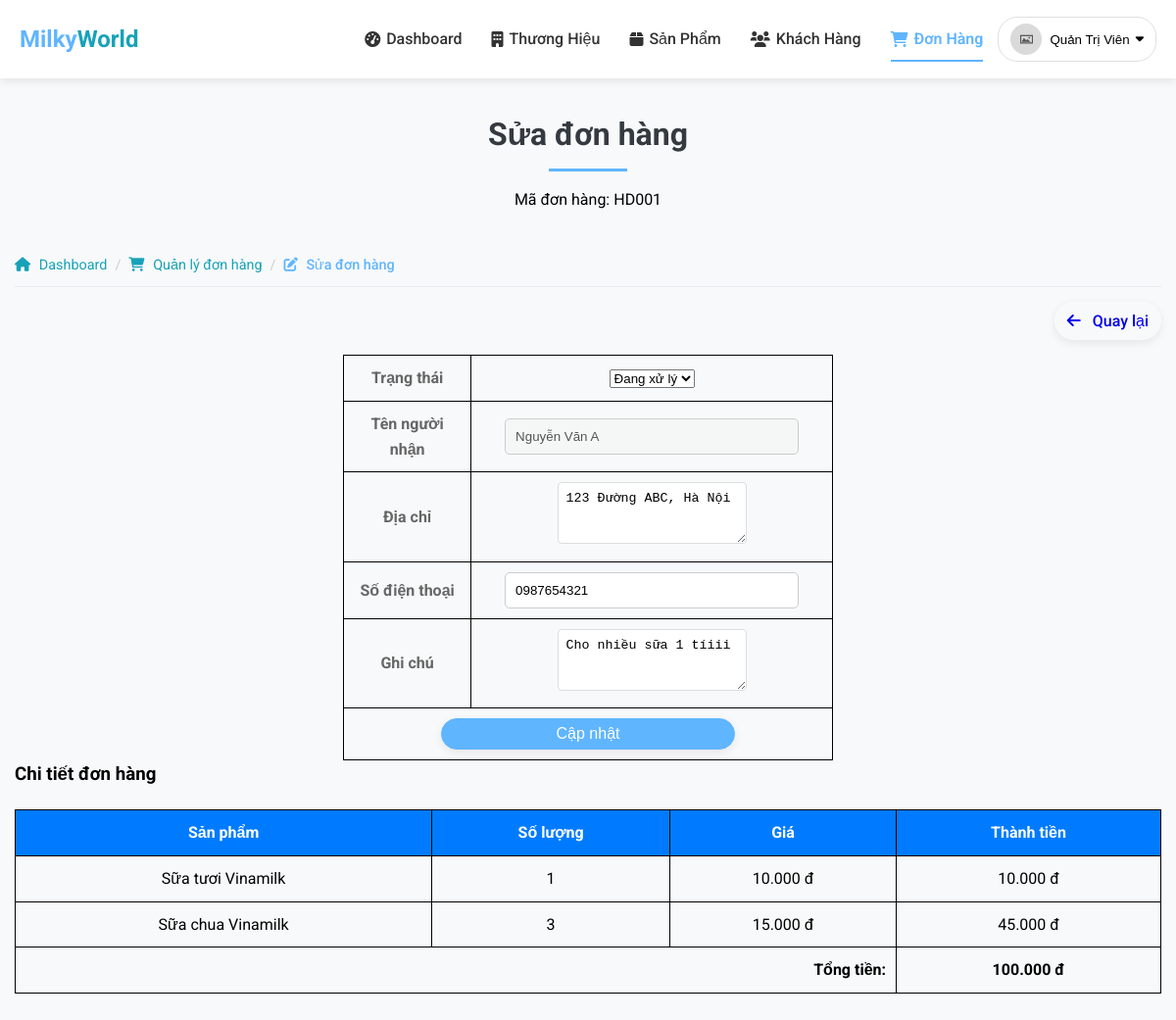
Page /admin/orders/edit.php?id=HD001 (signed in) on the earlier database version.
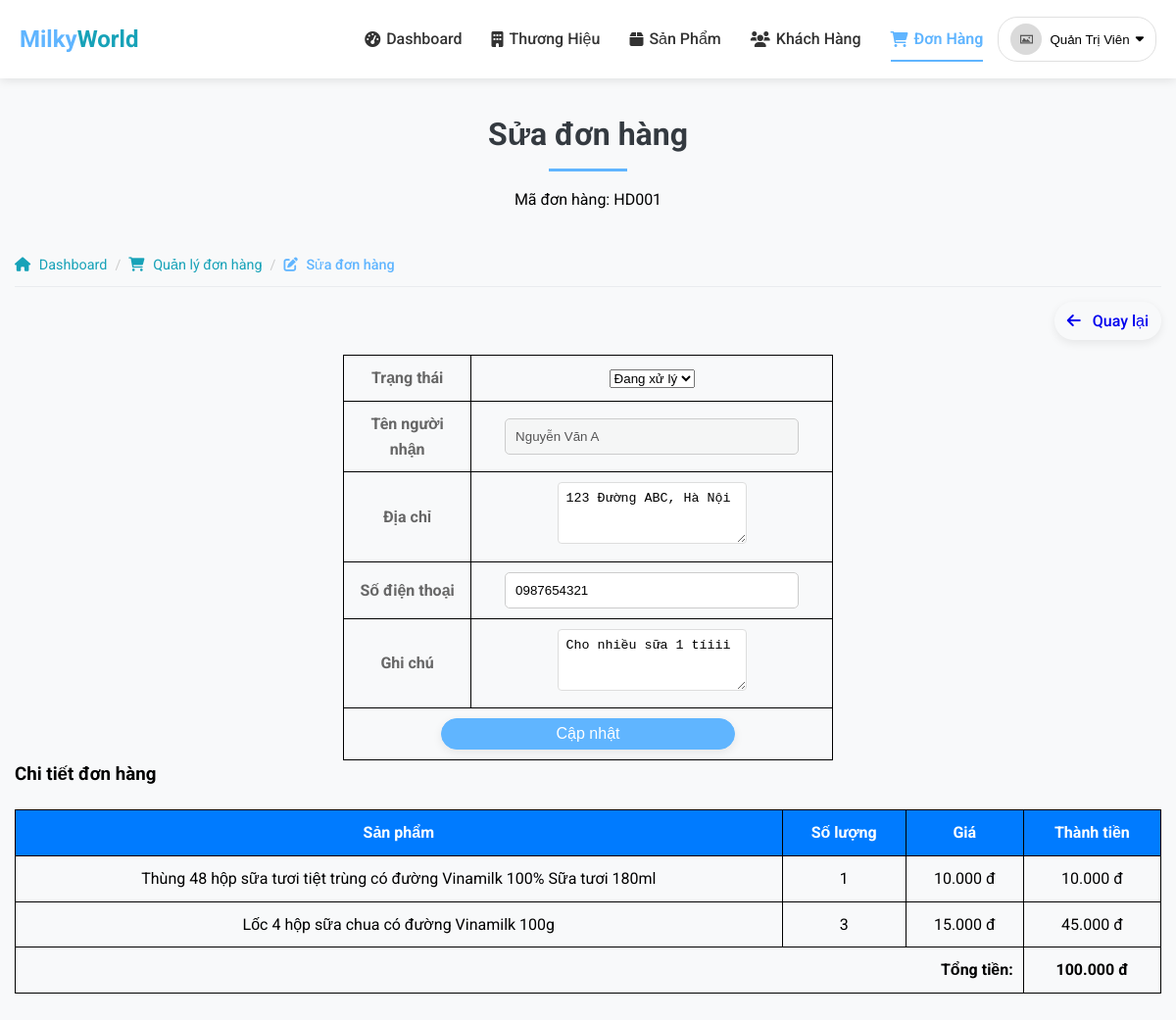
Same page on the later database version.
### tables this page shows
CREATE TABLE IF NOT EXISTS ChiTietHoaDon (
    MaHD varchar(10) NOT NULL,
    MaSP varchar(10) NOT NULL,
    SoLuong int(11) NOT NULL,
    Gia decimal(10,2) NOT NULL,
    NgayTao datetime DEFAULT CURRENT_TIMESTAMP,
    NgayCapNhat datetime DEFAULT CURRENT_TIMESTAMP ON UPDATE CURRENT_TIMESTAMP,
    PRIMARY KEY (MaHD, MaSP),
    FOREIGN KEY (MaHD) REFERENCES HoaDon(MaHD) ON DELETE CASCADE,
    FOREIGN KEY (MaSP) REFERENCES SanPham(MaSP) ON DELETE CASCADE
);

CREATE TABLE IF NOT EXISTS SanPham (
    MaSP varchar(10) NOT NULL,
    MaDM varchar(10) NOT NULL,
    MaTH varchar(10) NOT NULL,
    TenSP varchar(255) NOT NULL,
    MoTa text,
    Gia decimal(10,2) NOT NULL,
    TrongLuong int,
    DonVi enum('g', 'ml') DEFAULT 'g',
    HinhAnh varchar(255),
    SoLuong int(11) NOT NULL DEFAULT 0,
    TrangThai enum('con_hang', 'het_hang') NOT NULL DEFAULT 'con_hang',
    NgayTao datetime DEFAULT CURRENT_TIMESTAMP,
    NgayCapNhat datetime DEFAULT CURRENT_TIMESTAMP ON UPDATE CURRENT_TIMESTAMP,
    PRIMARY KEY (MaSP),
    FOREIGN KEY (MaDM) REFERENCES DanhMuc(MaDM) ON DELETE CASCADE,
    FOREIGN KEY (MaTH) REFERENCES ThuongHieu(MaTH) ON DELETE CASCADE
);

### admin/orders/edit.php (the view, shortened to what this page needs)
<?php
require_once("../../layouts/admin/header.php");
$maHD = $_GET['id'];
$sql = "SELECT * FROM hoadon WHERE MaHD = '$maHD'";
$kq = mysqli_query($conn, $sql);
$hoaDon = mysqli_fetch_assoc($kq);
$sqlChiTiet = "SELECT cthd.*, sp.TenSP
               FROM chitiethoadon cthd
               JOIN sanpham sp ON cthd.MaSP = sp.MaSP
               WHERE cthd.MaHD = '$maHD'";
$kqChiTiet = mysqli_query($conn, $sqlChiTiet);
?>
<div class="section-heading">
    <h2>Sửa đơn hàng</h2>
    <p>Mã đơn hàng: <?php echo $maHD; ?></p>
</div>
<div class="container">
    <div class="breadcrumb-container fade-in">
        <ul class="breadcrumb">
            <li><a href="../index.php"><i class="fas fa-home"></i> Dashboard</a></li>
            <li><a href="index.php"><i class="fas fa-shopping-cart"></i> Quản lý đơn hàng</a></li>
            <li class="active"><i class="fas fa-edit"></i> Sửa đơn hàng</li>
        </ul>
    </div>
    <div class="table-header">
        <a href="index.php" class="btn btn-secondary"><i class="fas fa-arrow-left"></i> Quay lại</a>
    </div>
    <form method="post">
        <table class="table-form fade-in">
            <tr>
                <td><label for="sltTrangThai">Trạng thái</label></td>
                <td>
                    <select name="sltTrangThai" id="sltTrangThai">
                        <option value="dang_xu_ly" <?php echo ($hoaDon['TrangThai'] == 'dang_xu_ly') ? 'selected' : ''; ?>>Đang xử lý</option>
                    </select>
                </td>
            </tr>
            <tr>
                <td><label for="txtTenNguoiNhan">Tên người nhận</label></td>
                <td>
                    <input type="text" id="txtTenNguoiNhan" name="txtTenNguoiNhan" value="<?php echo $hoaDon['TenNguoiNhan']; ?>" disabled>
                </td>
            </tr>
            <tr>
                <td><label for="txtDiaChi">Địa chỉ</label></td>
                <td>
                    <textarea id="txtDiaChi" name="txtDiaChi" rows="3"><?php echo $hoaDon['DiaChi']; ?></textarea>
                </td>
            </tr>
            <tr>
                <td><label for="txtSoDienThoai">Số điện thoại</label></td>
                <td>
                    <input type="text" id="txtSoDienThoai" name="txtSoDienThoai" value="<?php echo $hoaDon['SoDienThoai']; ?>">
                </td>
            </tr>
            <tr>
                <td><label for="txtGhiChu">Ghi chú</label></td>
                <td>
                    <textarea id="txtGhiChu" name="txtGhiChu" rows="3"><?php echo $hoaDon['GhiChu']; ?></textarea>
                </td>
            </tr>
            <tr>
                <td colspan="2">
                    <div class="table-button">
                        <input type="submit" value="Cập nhật" name="btnCapNhat" class="btn btn-primary">
                    </div>
                </td>
            </tr>
        </table>
    </form>
    <h3>Chi tiết đơn hàng</h3>
    <table class="data-table fade-in">
        <thead>
            <tr>
                <th>Sản phẩm</th>
                <th>Số lượng</th>
                <th>Giá</th>
                <th>Thành tiền</th>
            </tr>
        </thead>
        <tbody>
            <?php while ($chiTiet = mysqli_fetch_assoc($kqChiTiet)): ?>
                <tr>
                    <td><?php echo $chiTiet['TenSP']; ?></td>
                    <td><?php echo $chiTiet['SoLuong']; ?></td>
                    <td><?php echo number_format($chiTiet['Gia'], 0, ',', '.'); ?> đ</td>
                    <td><?php echo number_format($chiTiet['Gia'] * $chiTiet['SoLuong'], 0, ',', '.'); ?> đ</td>
                </tr>
            <?php endwhile; ?>
            <tr>
                <td colspan="3" style="text-align: right;"><strong>Tổng tiền:</strong></td>
                <td><strong><?php echo number_format($hoaDon['TongTien'], 0, ',', '.'); ?> đ</strong></td>
            </tr>
        </tbody>
    </table>
</div>

Differences in the rows shown:
changed through a linked row, chitiethoadon: MaSP.TenSP "Sữa tươi Vinamilk" → "Thùng 48 hộp sữa tươi tiệt trùng có đường Vinamilk 100% Sữa tươi 180ml"
changed through a linked row, chitiethoadon: MaSP.TenSP "Sữa chua Vinamilk" → "Lốc 4 hộp sữa chua có đường Vinamilk 100g"
